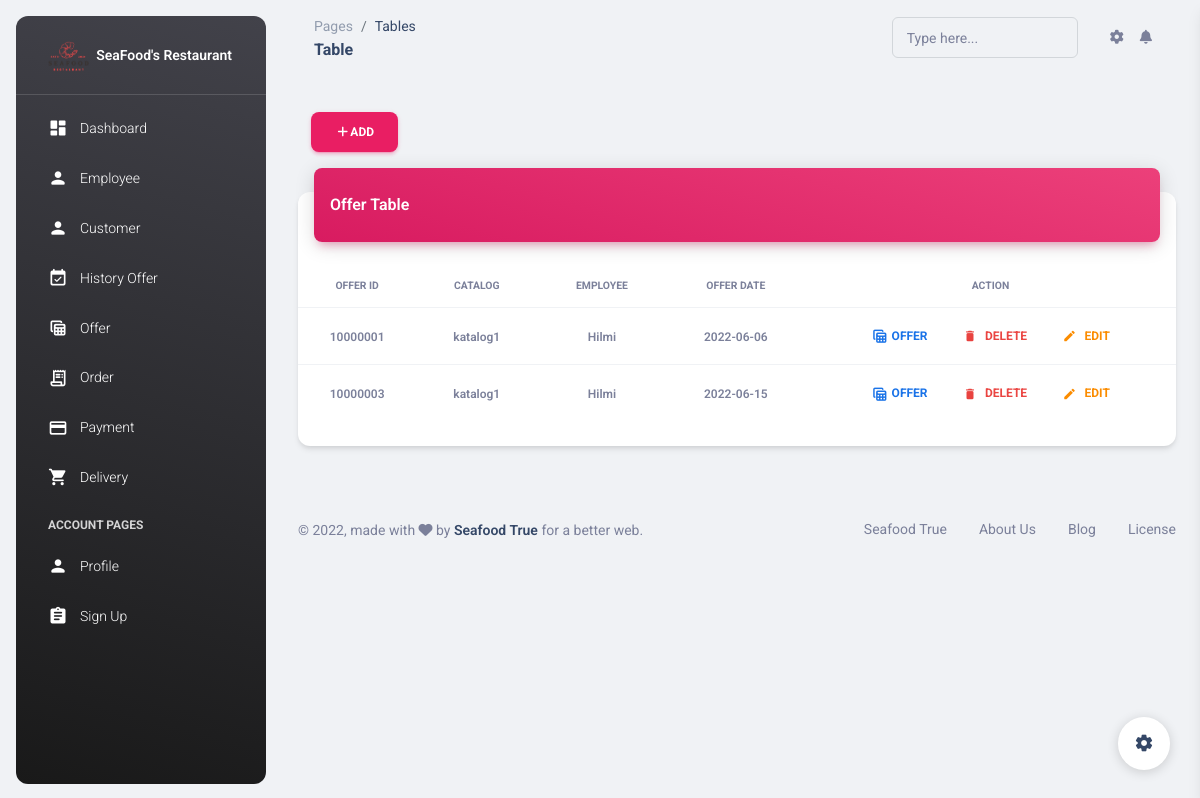
Page /admin/pages/offer.php (signed in) on the committed database.
### tables this page shows
CREATE TABLE `penawaran` (
  `ID_PENAWARAN` char(8) NOT NULL,
  `ID_KATALOG` char(6) NOT NULL,
  `ID_PEGAWAI` char(4) NOT NULL,
  `TGL_PENAWARAN` date DEFAULT curdate(),
  PRIMARY KEY (`ID_PENAWARAN`),
  KEY `PENAWARAN_KATALOG_FK` (`ID_KATALOG`),
  KEY `PENAWARAN_PEGAWAI_FK` (`ID_PEGAWAI`),
  CONSTRAINT `PENAWARAN_KATALOG_FK` FOREIGN KEY (`ID_KATALOG`) REFERENCES `katalog` (`ID_KATALOG`),
  CONSTRAINT `PENAWARAN_PEGAWAI_FK` FOREIGN KEY (`ID_PEGAWAI`) REFERENCES `pegawai` (`ID_PEGAWAI`)
);

CREATE TABLE `katalog` (
  `ID_KATALOG` char(6) NOT NULL,
  `NAMA_KATALOG` varchar(30) DEFAULT NULL,
  `FILE_KATALOG` varchar(30) DEFAULT NULL,
  PRIMARY KEY (`ID_KATALOG`)
);

CREATE TABLE `pegawai` (
  `ID_PEGAWAI` char(4) NOT NULL,
  `ID_JABATAN` char(2) NOT NULL,
  `NAMA_PEGAWAI` varchar(30) DEFAULT NULL,
  `TELP_PEGAWAI` varchar(15) DEFAULT NULL,
  `EMAIL_PEGAWAI` varchar(50) DEFAULT NULL,
  `ALAMAT_PEGAWAI` varchar(50) DEFAULT NULL,
  `JK_PEGAWAI` tinyint(1) DEFAULT NULL,
  `PASS_PEGAWAI` varchar(20) NOT NULL,
  PRIMARY KEY (`ID_PEGAWAI`),
  UNIQUE KEY `PEGAWAI_TELP_PEG_UK` (`TELP_PEGAWAI`),
  UNIQUE KEY `PEGAWAI_EMAIL_PEG_UK` (`EMAIL_PEGAWAI`),
  KEY `PEG_JABATAN_FK` (`ID_JABATAN`),
  CONSTRAINT `PEG_JABATAN_FK` FOREIGN KEY (`ID_JABATAN`) REFERENCES `jabatan` (`ID_JABATAN`)
);

### functions.php (called while the page is built, shortened)
<?php
    $koneksi = mysqli_connect('localhost','root','','seafood2');
    function query($query){
        global $koneksi;
        $select = mysqli_query($koneksi, $query);
        $rows = [];
        while ($tampil = mysqli_fetch_assoc($select)){
            $rows [] = $tampil;
        }
        return $rows;
    }
?>

### admin/pages/offer.php (the view, shortened to what this page needs)
<?php
require '../../functions.php';
$query = "SELECT * FROM penawaran ORDER BY id_penawaran";
$sql = query($query);
?>
<!DOCTYPE html>
<html lang="en">
<head>
  <link href="../assets/css/nucleo-icons.css" rel="stylesheet"/>
  <link href="../assets/css/nucleo-svg.css" rel="stylesheet"/>
  <link id="pagestyle" href="../assets/css/material-dashboard.css?v=3.0.0" rel="stylesheet"/>
</head>
<body class="g-sidenav-show  bg-gray-200">
  <aside class="sidenav navbar navbar-vertical navbar-expand-xs border-0 border-radius-xl my-3 fixed-start ms-3   bg-gradient-dark" id="sidenav-main">
    <div class="sidenav-header">
      <a class="navbar-brand m-0" target="_blank">
        <img src="../assets/img/seafood.png" class="navbar-brand-img h-100" alt="main_logo">
        <span class="ms-1 font-weight-bold text-white">SeaFood's Restaurant</span>
      </a>
    </div>
    <hr class="horizontal light mt-0 mb-2">
    <div class="collapse navbar-collapse  w-auto  max-height-vh-100" id="sidenav-collapse-main">
      <ul class="navbar-nav">
        <li class="nav-item">
          <a class="nav-link text-white " href="../index.php">
            <div class="text-white text-center me-2 d-flex align-items-center justify-content-center">
              <i class="material-icons opacity-10">dashboard</i>
            </div>
            <span class="nav-link-text ms-1">Dashboard</span>
          </a>
        </li>
        <li class="nav-item">
            <a class="nav-link text-white " href="employee.php">
              <div class="text-white text-center me-2 d-flex align-items-center justify-content-center">
                <i class="material-icons opacity-10">person</i>
              </div>
              <span class="nav-link-text ms-1">Employee</span>
            </a>
        </li>
        <li class="nav-item">
          <a class="nav-link text-white " href="customer.php">
            <div class="text-white text-center me-2 d-flex align-items-center justify-content-center">
            <i class="material-icons opacity-10">person</i>
            </div>
            <span class="nav-link-text ms-1">Customer</span>
          </a>
        </li>
        <li class="nav-item">
          <a class="nav-link text-white " href="historyoffer.php">
            <div class="text-white text-center me-2 d-flex align-items-center justify-content-center">
              <i class="material-icons opacity-10">event_available</i>
            </div>
            <span class="nav-link-text ms-1">History Offer</span>
          </a>
        </li>
        <li class="nav-item">
          <a class="nav-link text-white " href="offer.php">
            <div class="text-white text-center me-2 d-flex align-items-center justify-content-center">
              <i class="material-icons opacity-10">table_view</i>
            </div>
            <span class="nav-link-text ms-1">Offer</span>
          </a>
        </li>
        <li class="nav-item">
          <a class="nav-link text-white " href="order.php">
            <div class="text-white text-center me-2 d-flex align-items-center justify-content-center">
              <i class="material-icons opacity-10">receipt_long</i>
            </div>
            <span class="nav-link-text ms-1">Order</span>
          </a>
        </li>
        <li class="nav-item">
          <a class="nav-link text-white " href="payment.php">
            <div class="text-white text-center me-2 d-flex align-items-center justify-content-center">
              <i class="material-icons opacity-10">credit_card</i>
            </div>
            <span class="nav-link-text ms-1">Payment</span>
          </a>
        </li>
        <li class="nav-item">
          <a class="nav-link text-white " href="delivery.php">
            <div class="text-white text-center me-2 d-flex align-items-center justify-content-center">
              <i class="material-icons opacity-10">shopping_cart</i>
            </div>
            <span class="nav-link-text ms-1">Delivery</span>
          </a>
        </li>
        <li class="nav-item mt-3">
          <h6 class="ps-4 ms-2 text-uppercase text-xs text-white font-weight-bolder opacity-8">Account pages</h6>
        </li>
        <li class="nav-item">
          <a class="nav-link text-white " href="profile.php">
            <div class="text-white text-center me-2 d-flex align-items-center justify-content-center">
              <i class="material-icons opacity-10">person</i>
            </div>
            <span class="nav-link-text ms-1">Profile</span>
          </a>
        </li>
        <li class="nav-item">
          <a class="nav-link text-white " href="../../logout.php">
            <div class="text-white text-center me-2 d-flex align-items-center justify-content-center">
              <i class="material-icons opacity-10">assignment</i>
            </div>
            <span class="nav-link-text ms-1">Sign Up</span>
          </a>
        </li>
      </ul>
    </div>
  </aside>
  <main class="main-content position-relative max-height-vh-100 h-100 border-radius-lg ">
    <nav class="navbar navbar-main navbar-expand-lg px-0 mx-4 shadow-none border-radius-xl" id="navbarBlur" navbar-scroll="true">
      <div class="container-fluid py-1 px-3">
        <nav aria-label="breadcrumb">
          <ol class="breadcrumb bg-transparent mb-0 pb-0 pt-1 px-0 me-sm-6 me-5">
            <li class="breadcrumb-item text-sm"><a class="opacity-5 text-dark" href="javascript:;">Pages</a></li>
            <li class="breadcrumb-item text-sm text-dark active" aria-current="page">Tables</li>
          </ol>
          <h6 class="font-weight-bolder mb-0">Table</h6>
        </nav>
        <div class="collapse navbar-collapse mt-sm-0 mt-2 me-md-0 me-sm-10" id="navbar">
          <div class="ms-md-auto pe-md-3 d-flex align-items-center">
            <div class="input-group input-group-outline">
              <label class="form-label">Type here...</label>
              <input type="text" class="form-control">
            </div>
          </div>
          <ul class="navbar-nav  justify-content-end">
            <li class="nav-item px-3 d-flex align-items-center">
              <a href="javascript:;" class="nav-link text-body p-0">
                <i class="fa fa-cog fixed-plugin-button-nav cursor-pointer"></i>
              </a>
            </li>
            <li class="nav-item dropdown pe-2 d-flex align-items-center">
              <a href="javascript:;" class="nav-link text-body p-0" id="dropdownMenuButton" data-bs-toggle="dropdown" aria-expanded="false">
                <i class="fa fa-bell cursor-pointer"></i>
              </a>
            </li>
          </ul>
        </div>
      </div>
    </nav>
    <div class="container-fluid py-4">
      <div class="row">
        <div class="col-12">
        <p style="padding:10pt 0pt 0pt 10pt;">
					<a href="createoffer.php" class="btn btn-xs btn-primary"><i class="fas fa-fw fa-plus"></i>Add</a>
				</p>
          <div class="card my-4">
            <div class="card-header p-0 position-relative mt-n4 mx-3 z-index-2">
              <div class="bg-gradient-primary shadow-primary border-radius-lg pt-4 pb-3">
                <h6 class="text-white text-capitalize ps-3">Offer table</h6>
              </div>
            </div>
            <div class="card-body px-0 pb-2">
              <div class="table-responsive p-0">
              <table class="table align-items-center table-hover">
                <thead>
                    <tr>
                    <th class="text-uppercase text-secondary text-xxs font-weight-bolder opacity-1000 align-middle text-center">Offer ID</th>
                    <th class="text-uppercase text-secondary text-xxs font-weight-bolder opacity-1000 align-middle text-center">Catalog</th>
                    <th class="text-uppercase text-secondary text-xxs font-weight-bolder opacity-1000 align-middle text-center">Employee</th>
                    <th class="text-uppercase text-secondary text-xxs font-weight-bolder opacity-1000 align-middle text-center">Offer Date</th>
                    <th class="text-uppercase text-secondary text-xxs font-weight-bolder opacity-1000 align-middle text-center">Action</th>
                </thead>
                <tbody>
                <?php foreach ($sql as $member) : ?>
					        <tr>
                    <td class="align-middle text-center text-sm">
                      <span class="text-secondary font-weight-bold text-xs"><?php echo $member['ID_PENAWARAN']; ?></span>
                    </td>
                    <td class="align-middle text-center text-sm">
                      <?php
                      $idKatalog = $member["ID_KATALOG"];
                      $namaKatalog = query("SELECT nama_katalog FROM katalog WHERE id_katalog = $idKatalog")[0]["nama_katalog"];
                      ?>
                      <span class="text-secondary font-weight-bold text-xs"><?php echo $namaKatalog; ?></span>
                    </td>
                    <td class="align-middle text-center text-sm">
                      <?php $idPegawai = $member["ID_PEGAWAI"];
                      $namaPegawai = query("SELECT nama_pegawai FROM pegawai WHERE id_pegawai = $idPegawai")[0]["nama_pegawai"];
                      ?>
                      <span class="text-secondary font-weight-bold text-xs"><?php echo $namaPegawai; ?></span>
                    </td>
                    <td class="align-middle text-center text-sm">
                      <span class="text-secondary font-weight-bold text-xs"><?php echo $member['TGL_PENAWARAN']; ?></span>
                    </td>
                    <td class="align-middle text-center text-sm">
                      <a class="btn btn-link text-info px-3 mb-0" href="offering.php?id_penawaran=<?= $member['ID_PENAWARAN']?>"><i class="material-icons opacity-10">table_view</i> Offer</a>
                      <a class="btn btn-link text-danger text-gradient px-3 mb-0" href="deleteoffer.php?id_penawaran=<?php echo $member['ID_PENAWARAN']; ?>" onclick="return confirm('Apakah Anda yakin ingin menghapus data ini?')"><i class="material-icons text-sm me-2">delete</i>Delete</a>
                      <a class="btn btn-link text-warning px-3 mb-0" href="editoffer.php?id_penawaran=<?php echo $member['ID_PENAWARAN']; ?>"><i class="material-icons text-sm me-2">edit</i>Edit</a>
                    </td>
                  </tr>
                  <?php endforeach; ?>
                </tbody>
                </table>
                </div>
            </div>
          </div>
        </div>
      </div>
    </div>
    <footer class="footer py-4  ">
    <div class="container-fluid">
      <div class="row align-items-center justify-content-lg-between">
        <div class="col-lg-6 mb-lg-0 mb-4">
          <div class="copyright text-center text-sm text-muted text-lg-start">
            © ,
            made with <i class="fa fa-heart"></i> by
            <a href="../index.php" class="font-weight-bold" target="_blank">Seafood True</a>
            for a better web.
          </div>
        </div>
        <div class="col-lg-6">
          <ul class="nav nav-footer justify-content-center justify-content-lg-end">
            <li class="nav-item">
              <a href="../index.php"class="nav-link text-muted" target="_blank">Seafood True</a>
            </li>
            <li class="nav-item">
              <a href="../index.php" class="nav-link text-muted" target="_blank">About Us</a>
            </li>
            <li class="nav-item">
              <a href="../index.php" class="nav-link text-muted" target="_blank">Blog</a>
            </li>
            <li class="nav-item">
              <a href="../index.php" class="nav-link pe-0 text-muted" target="_blank">License</a>
            </li>
          </ul>
        </div>
      </div>
    </div>
  </footer>
</main>
<div class="fixed-plugin">
  <a class="fixed-plugin-button text-dark position-fixed px-3 py-2">
    <i class="material-icons py-2">settings</i>
  </a>
</div>
</body>
</html>

### rows in the picture
penawaran: ID_PENAWARAN "10000001", ID_KATALOG.NAMA_KATALOG "katalog1", ID_PEGAWAI.NAMA_PEGAWAI "Hilmi", TGL_PENAWARAN "2022-06-06"
penawaran: ID_PENAWARAN "10000003", ID_KATALOG.NAMA_KATALOG "katalog1", ID_PEGAWAI.NAMA_PEGAWAI "Hilmi", TGL_PENAWARAN "2022-06-15"
